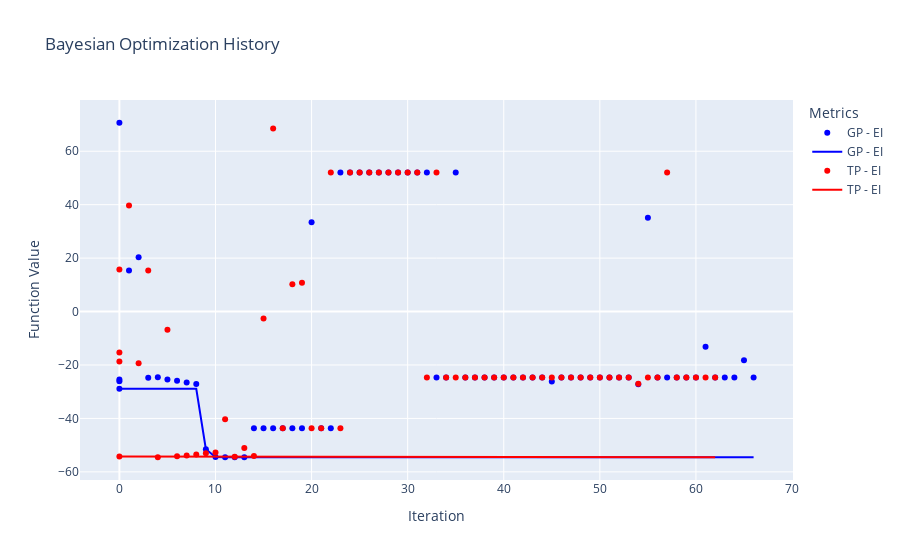

The code cell stored with this chart in its notebook:
### Code cell
fig = go.Figure()

for model_name in df_dict.keys():
    acq_fn = "EI"
    add_history_plot(fig, df_dict, model_name, acq_fn)

fig.update_layout(
    title="Bayesian Optimization History",
    xaxis_title="Iteration",
    yaxis_title="Function Value",
    legend_title="Metrics"
)

fig.show()
